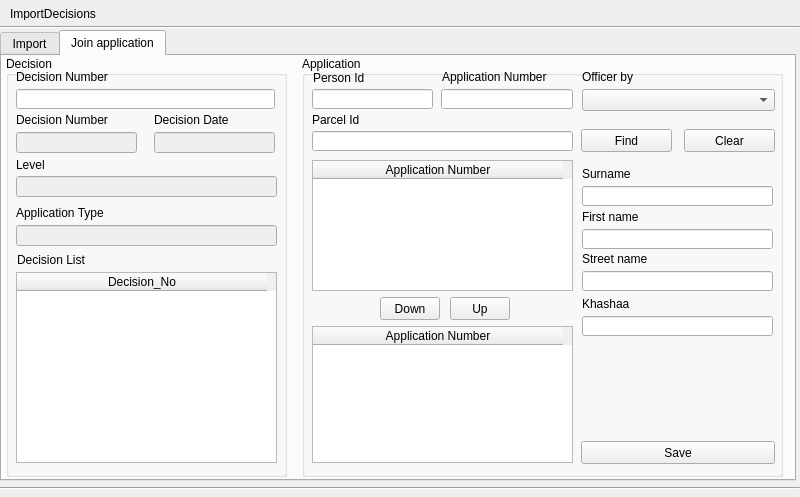
<?xml version="1.0" encoding="UTF-8"?>
<ui version="4.0">
 <class>ImportDecisionDialog</class>
 <widget class="QDialog" name="ImportDecisionDialog">
  <property name="geometry">
   <rect>
    <x>0</x>
    <y>0</y>
    <width>800</width>
    <height>497</height>
   </rect>
  </property>
  <property name="minimumSize">
   <size>
    <width>800</width>
    <height>497</height>
   </size>
  </property>
  <property name="maximumSize">
   <size>
    <width>800</width>
    <height>497</height>
   </size>
  </property>
  <property name="windowTitle">
   <string>Import / View Decisions</string>
  </property>
  <widget class="Line" name="line">
   <property name="geometry">
    <rect>
     <x>0</x>
     <y>26</y>
     <width>800</width>
     <height>3</height>
    </rect>
   </property>
   <property name="orientation">
    <enum>Qt::Horizontal</enum>
   </property>
  </widget>
  <widget class="QLabel" name="label">
   <property name="geometry">
    <rect>
     <x>10</x>
     <y>8</y>
     <width>300</width>
     <height>12</height>
    </rect>
   </property>
   <property name="text">
    <string>ImportDecisions</string>
   </property>
  </widget>
  <widget class="Line" name="line_2">
   <property name="geometry">
    <rect>
     <x>0</x>
     <y>480</y>
     <width>800</width>
     <height>16</height>
    </rect>
   </property>
   <property name="orientation">
    <enum>Qt::Horizontal</enum>
   </property>
  </widget>
  <widget class="QTabWidget" name="decision_tab_widget">
   <property name="geometry">
    <rect>
     <x>0</x>
     <y>30</y>
     <width>796</width>
     <height>451</height>
    </rect>
   </property>
   <property name="currentIndex">
    <number>1</number>
   </property>
   <widget class="QWidget" name="import_dec_tab">
    <attribute name="title">
     <string>Import</string>
    </attribute>
    <widget class="QPushButton" name="close_button">
     <property name="geometry">
      <rect>
       <x>684</x>
       <y>395</y>
       <width>73</width>
       <height>23</height>
      </rect>
     </property>
     <property name="text">
      <string>Close</string>
     </property>
    </widget>
    <widget class="QPushButton" name="import_button">
     <property name="geometry">
      <rect>
       <x>594</x>
       <y>395</y>
       <width>73</width>
       <height>23</height>
      </rect>
     </property>
     <property name="text">
      <string>Import</string>
     </property>
    </widget>
    <widget class="QGroupBox" name="Landownershiptranspor">
     <property name="geometry">
      <rect>
       <x>604</x>
       <y>0</y>
       <width>178</width>
       <height>380</height>
      </rect>
     </property>
     <property name="title">
      <string>Transfer right for ownership</string>
     </property>
     <widget class="QDateEdit" name="contract_date">
      <property name="enabled">
       <bool>false</bool>
      </property>
      <property name="geometry">
       <rect>
        <x>10</x>
        <y>160</y>
        <width>126</width>
        <height>22</height>
       </rect>
      </property>
     </widget>
     <widget class="QLabel" name="label_7">
      <property name="geometry">
       <rect>
        <x>10</x>
        <y>53</y>
        <width>155</width>
        <height>16</height>
       </rect>
      </property>
      <property name="text">
       <string>Person Id</string>
      </property>
     </widget>
     <widget class="QLabel" name="label_8">
      <property name="geometry">
       <rect>
        <x>10</x>
        <y>97</y>
        <width>155</width>
        <height>16</height>
       </rect>
      </property>
      <property name="text">
       <string>Application List</string>
      </property>
     </widget>
     <widget class="QLabel" name="label_10">
      <property name="geometry">
       <rect>
        <x>10</x>
        <y>140</y>
        <width>155</width>
        <height>16</height>
       </rect>
      </property>
      <property name="text">
       <string>Contract Date</string>
      </property>
     </widget>
     <widget class="QLineEdit" name="contract_id_edit">
      <property name="enabled">
       <bool>false</bool>
      </property>
      <property name="geometry">
       <rect>
        <x>10</x>
        <y>246</y>
        <width>127</width>
        <height>20</height>
       </rect>
      </property>
     </widget>
     <widget class="QCheckBox" name="seller_buyer_checkbox">
      <property name="geometry">
       <rect>
        <x>13</x>
        <y>25</y>
        <width>161</width>
        <height>17</height>
       </rect>
      </property>
      <property name="text">
       <string>Seller/Buyer</string>
      </property>
     </widget>
     <widget class="QLabel" name="label_9">
      <property name="geometry">
       <rect>
        <x>10</x>
        <y>226</y>
        <width>155</width>
        <height>16</height>
       </rect>
      </property>
      <property name="text">
       <string>Notary Contract Id</string>
      </property>
     </widget>
     <widget class="QComboBox" name="application_cbox">
      <property name="enabled">
       <bool>false</bool>
      </property>
      <property name="geometry">
       <rect>
        <x>10</x>
        <y>117</y>
        <width>155</width>
        <height>22</height>
       </rect>
      </property>
     </widget>
     <widget class="QPushButton" name="decision_save_button">
      <property name="enabled">
       <bool>false</bool>
      </property>
      <property name="geometry">
       <rect>
        <x>20</x>
        <y>320</y>
        <width>141</width>
        <height>23</height>
       </rect>
      </property>
      <property name="text">
       <string>Natory Decision Save</string>
      </property>
     </widget>
     <widget class="QLineEdit" name="person_id_edit">
      <property name="enabled">
       <bool>false</bool>
      </property>
      <property name="geometry">
       <rect>
        <x>10</x>
        <y>73</y>
        <width>127</width>
        <height>20</height>
       </rect>
      </property>
     </widget>
     <widget class="QLineEdit" name="notary_decision_edit">
      <property name="geometry">
       <rect>
        <x>10</x>
        <y>289</y>
        <width>155</width>
        <height>20</height>
       </rect>
      </property>
      <property name="readOnly">
       <bool>true</bool>
      </property>
     </widget>
     <widget class="QLabel" name="label_11">
      <property name="geometry">
       <rect>
        <x>10</x>
        <y>269</y>
        <width>155</width>
        <height>16</height>
       </rect>
      </property>
      <property name="text">
       <string>Notary Decision Number</string>
      </property>
     </widget>
     <widget class="QLineEdit" name="notary_number_edit">
      <property name="enabled">
       <bool>false</bool>
      </property>
      <property name="geometry">
       <rect>
        <x>10</x>
        <y>204</y>
        <width>127</width>
        <height>20</height>
       </rect>
      </property>
     </widget>
     <widget class="QLabel" name="label_12">
      <property name="geometry">
       <rect>
        <x>10</x>
        <y>184</y>
        <width>155</width>
        <height>16</height>
       </rect>
      </property>
      <property name="text">
       <string>Notary Number</string>
      </property>
     </widget>
    </widget>
    <widget class="QGroupBox" name="groupBox">
     <property name="geometry">
      <rect>
       <x>4</x>
       <y>0</y>
       <width>589</width>
       <height>381</height>
      </rect>
     </property>
     <property name="title">
      <string>Import</string>
     </property>
     <widget class="QLabel" name="label_2">
      <property name="geometry">
       <rect>
        <x>30</x>
        <y>23</y>
        <width>300</width>
        <height>13</height>
       </rect>
      </property>
      <property name="text">
       <string>Decision File</string>
      </property>
     </widget>
     <widget class="QLineEdit" name="decision_file_edit">
      <property name="geometry">
       <rect>
        <x>30</x>
        <y>43</y>
        <width>231</width>
        <height>20</height>
       </rect>
      </property>
     </widget>
     <widget class="QPushButton" name="select_file_button">
      <property name="geometry">
       <rect>
        <x>280</x>
        <y>42</y>
        <width>100</width>
        <height>23</height>
       </rect>
      </property>
      <property name="text">
       <string>Select File</string>
      </property>
     </widget>
     <widget class="QLineEdit" name="decision_no_edit">
      <property name="enabled">
       <bool>false</bool>
      </property>
      <property name="geometry">
       <rect>
        <x>30</x>
        <y>94</y>
        <width>111</width>
        <height>21</height>
       </rect>
      </property>
     </widget>
     <widget class="QLineEdit" name="decision_date_edit">
      <property name="enabled">
       <bool>false</bool>
      </property>
      <property name="geometry">
       <rect>
        <x>160</x>
        <y>94</y>
        <width>101</width>
        <height>21</height>
       </rect>
      </property>
     </widget>
     <widget class="QLabel" name="label_3">
      <property name="geometry">
       <rect>
        <x>30</x>
        <y>74</y>
        <width>131</width>
        <height>16</height>
       </rect>
      </property>
      <property name="text">
       <string>Decision Number</string>
      </property>
     </widget>
     <widget class="QLabel" name="label_4">
      <property name="geometry">
       <rect>
        <x>160</x>
        <y>74</y>
        <width>93</width>
        <height>16</height>
       </rect>
      </property>
      <property name="text">
       <string>Decision Date</string>
      </property>
     </widget>
     <widget class="QComboBox" name="level_cbox">
      <property name="enabled">
       <bool>false</bool>
      </property>
      <property name="geometry">
       <rect>
        <x>280</x>
        <y>91</y>
        <width>281</width>
        <height>26</height>
       </rect>
      </property>
     </widget>
     <widget class="QLabel" name="label_5">
      <property name="geometry">
       <rect>
        <x>280</x>
        <y>71</y>
        <width>256</width>
        <height>20</height>
       </rect>
      </property>
      <property name="text">
       <string>Level</string>
      </property>
     </widget>
     <widget class="QGroupBox" name="documents_groupbox">
      <property name="geometry">
       <rect>
        <x>270</x>
        <y>170</y>
        <width>301</width>
        <height>181</height>
       </rect>
      </property>
      <property name="title">
       <string>Attached Document(s)</string>
      </property>
      <widget class="QListWidget" name="document_twidget">
       <property name="geometry">
        <rect>
         <x>10</x>
         <y>30</y>
         <width>196</width>
         <height>141</height>
        </rect>
       </property>
       <property name="editTriggers">
        <set>QAbstractItemView::NoEditTriggers</set>
       </property>
      </widget>
      <widget class="QPushButton" name="add_document_button">
       <property name="enabled">
        <bool>false</bool>
       </property>
       <property name="geometry">
        <rect>
         <x>213</x>
         <y>65</y>
         <width>81</width>
         <height>32</height>
        </rect>
       </property>
       <property name="text">
        <string>Add</string>
       </property>
      </widget>
      <widget class="QPushButton" name="delete_document_button">
       <property name="enabled">
        <bool>false</bool>
       </property>
       <property name="geometry">
        <rect>
         <x>213</x>
         <y>130</y>
         <width>81</width>
         <height>32</height>
        </rect>
       </property>
       <property name="text">
        <string>Delete</string>
       </property>
      </widget>
      <widget class="QPushButton" name="view_document_button">
       <property name="enabled">
        <bool>false</bool>
       </property>
       <property name="geometry">
        <rect>
         <x>213</x>
         <y>98</y>
         <width>81</width>
         <height>32</height>
        </rect>
       </property>
       <property name="text">
        <string>View</string>
       </property>
      </widget>
      <widget class="QPushButton" name="load_document_button">
       <property name="enabled">
        <bool>false</bool>
       </property>
       <property name="geometry">
        <rect>
         <x>213</x>
         <y>32</y>
         <width>81</width>
         <height>32</height>
        </rect>
       </property>
       <property name="text">
        <string>Load</string>
       </property>
      </widget>
     </widget>
     <widget class="QTreeWidget" name="result_tree_widget">
      <property name="geometry">
       <rect>
        <x>30</x>
        <y>131</y>
        <width>231</width>
        <height>221</height>
       </rect>
      </property>
      <column>
       <property name="text">
        <string>Result Log</string>
       </property>
      </column>
     </widget>
     <widget class="QLabel" name="label_6">
      <property name="geometry">
       <rect>
        <x>280</x>
        <y>121</y>
        <width>91</width>
        <height>16</height>
       </rect>
      </property>
      <property name="text">
       <string>Imported by</string>
      </property>
     </widget>
     <widget class="QLineEdit" name="import_by_edit">
      <property name="enabled">
       <bool>false</bool>
      </property>
      <property name="geometry">
       <rect>
        <x>280</x>
        <y>141</y>
        <width>197</width>
        <height>21</height>
       </rect>
      </property>
     </widget>
     <widget class="QPushButton" name="error_details_button">
      <property name="enabled">
       <bool>false</bool>
      </property>
      <property name="geometry">
       <rect>
        <x>27</x>
        <y>350</y>
        <width>151</width>
        <height>23</height>
       </rect>
      </property>
      <property name="text">
       <string>Error Details</string>
      </property>
     </widget>
    </widget>
    <widget class="QPushButton" name="help_button">
     <property name="geometry">
      <rect>
       <x>360</x>
       <y>395</y>
       <width>89</width>
       <height>23</height>
      </rect>
     </property>
     <property name="text">
      <string>?</string>
     </property>
    </widget>
    <widget class="QLabel" name="status_label">
     <property name="geometry">
      <rect>
       <x>10</x>
       <y>390</y>
       <width>341</width>
       <height>21</height>
      </rect>
     </property>
     <property name="text">
      <string/>
     </property>
    </widget>
    <widget class="QPushButton" name="sent_to_ubeg_button">
     <property name="geometry">
      <rect>
       <x>462</x>
       <y>395</y>
       <width>121</width>
       <height>23</height>
      </rect>
     </property>
     <property name="text">
      <string>Sent to UBEG</string>
     </property>
    </widget>
   </widget>
   <widget class="QWidget" name="join_app_tab">
    <attribute name="title">
     <string>Join application</string>
    </attribute>
    <widget class="QGroupBox" name="groupBox_2">
     <property name="geometry">
      <rect>
       <x>4</x>
       <y>0</y>
       <width>281</width>
       <height>421</height>
      </rect>
     </property>
     <property name="title">
      <string>Decision</string>
     </property>
     <widget class="QLabel" name="label_17">
      <property name="geometry">
       <rect>
        <x>10</x>
        <y>56</y>
        <width>131</width>
        <height>16</height>
       </rect>
      </property>
      <property name="text">
       <string>Decision Number</string>
      </property>
     </widget>
     <widget class="QLineEdit" name="decision_no_search_edit">
      <property name="geometry">
       <rect>
        <x>10</x>
        <y>33</y>
        <width>259</width>
        <height>20</height>
       </rect>
      </property>
     </widget>
     <widget class="QLineEdit" name="decision_date_result_edit">
      <property name="enabled">
       <bool>false</bool>
      </property>
      <property name="geometry">
       <rect>
        <x>148</x>
        <y>76</y>
        <width>121</width>
        <height>21</height>
       </rect>
      </property>
     </widget>
     <widget class="QLabel" name="label_16">
      <property name="geometry">
       <rect>
        <x>10</x>
        <y>99</y>
        <width>256</width>
        <height>20</height>
       </rect>
      </property>
      <property name="text">
       <string>Level</string>
      </property>
     </widget>
     <widget class="QTableWidget" name="decision_result_twidget">
      <property name="geometry">
       <rect>
        <x>10</x>
        <y>216</y>
        <width>261</width>
        <height>191</height>
       </rect>
      </property>
      <attribute name="horizontalHeaderDefaultSectionSize">
       <number>250</number>
      </attribute>
      <column>
       <property name="text">
        <string>Decision_No</string>
       </property>
      </column>
     </widget>
     <widget class="QLineEdit" name="decision_no_result_edit">
      <property name="enabled">
       <bool>false</bool>
      </property>
      <property name="geometry">
       <rect>
        <x>10</x>
        <y>76</y>
        <width>121</width>
        <height>21</height>
       </rect>
      </property>
     </widget>
     <widget class="QLabel" name="label_15">
      <property name="geometry">
       <rect>
        <x>148</x>
        <y>56</y>
        <width>121</width>
        <height>16</height>
       </rect>
      </property>
      <property name="text">
       <string>Decision Date</string>
      </property>
     </widget>
     <widget class="QLineEdit" name="application_type_edit">
      <property name="enabled">
       <bool>false</bool>
      </property>
      <property name="geometry">
       <rect>
        <x>10</x>
        <y>169</y>
        <width>261</width>
        <height>21</height>
       </rect>
      </property>
     </widget>
     <widget class="QLabel" name="label_18">
      <property name="geometry">
       <rect>
        <x>10</x>
        <y>149</y>
        <width>261</width>
        <height>16</height>
       </rect>
      </property>
      <property name="text">
       <string>Application Type</string>
      </property>
     </widget>
     <widget class="QLabel" name="label_13">
      <property name="geometry">
       <rect>
        <x>10</x>
        <y>13</y>
        <width>201</width>
        <height>16</height>
       </rect>
      </property>
      <property name="text">
       <string>Decision Number</string>
      </property>
     </widget>
     <widget class="QLabel" name="label_14">
      <property name="geometry">
       <rect>
        <x>11</x>
        <y>196</y>
        <width>201</width>
        <height>16</height>
       </rect>
      </property>
      <property name="text">
       <string>Decision List</string>
      </property>
     </widget>
     <widget class="QLineEdit" name="level_result_edit">
      <property name="enabled">
       <bool>false</bool>
      </property>
      <property name="geometry">
       <rect>
        <x>10</x>
        <y>120</y>
        <width>261</width>
        <height>21</height>
       </rect>
      </property>
     </widget>
    </widget>
    <widget class="QGroupBox" name="groupBox_3">
     <property name="geometry">
      <rect>
       <x>300</x>
       <y>0</y>
       <width>481</width>
       <height>421</height>
      </rect>
     </property>
     <property name="title">
      <string>Application</string>
     </property>
     <widget class="QLineEdit" name="person_id_find_edit">
      <property name="geometry">
       <rect>
        <x>10</x>
        <y>33</y>
        <width>121</width>
        <height>20</height>
       </rect>
      </property>
     </widget>
     <widget class="QPushButton" name="app_cancel_button">
      <property name="geometry">
       <rect>
        <x>148</x>
        <y>241</y>
        <width>60</width>
        <height>23</height>
       </rect>
      </property>
      <property name="text">
       <string>Up</string>
      </property>
     </widget>
     <widget class="QPushButton" name="app_join_button">
      <property name="enabled">
       <bool>true</bool>
      </property>
      <property name="geometry">
       <rect>
        <x>78</x>
        <y>241</y>
        <width>60</width>
        <height>23</height>
       </rect>
      </property>
      <property name="text">
       <string>Down</string>
      </property>
     </widget>
     <widget class="QLabel" name="label_19">
      <property name="geometry">
       <rect>
        <x>11</x>
        <y>14</y>
        <width>121</width>
        <height>16</height>
       </rect>
      </property>
      <property name="text">
       <string>Person Id</string>
      </property>
     </widget>
     <widget class="QTableWidget" name="result_app_twidget">
      <property name="geometry">
       <rect>
        <x>10</x>
        <y>104</y>
        <width>261</width>
        <height>131</height>
       </rect>
      </property>
      <attribute name="horizontalHeaderDefaultSectionSize">
       <number>250</number>
      </attribute>
      <column>
       <property name="text">
        <string>Application Number</string>
       </property>
      </column>
     </widget>
     <widget class="QTableWidget" name="join_app_twidget">
      <property name="geometry">
       <rect>
        <x>10</x>
        <y>270</y>
        <width>261</width>
        <height>137</height>
       </rect>
      </property>
      <attribute name="horizontalHeaderDefaultSectionSize">
       <number>250</number>
      </attribute>
      <column>
       <property name="text">
        <string>Application Number</string>
       </property>
      </column>
     </widget>
     <widget class="QLineEdit" name="app_no_find_edit">
      <property name="geometry">
       <rect>
        <x>139</x>
        <y>33</y>
        <width>132</width>
        <height>20</height>
       </rect>
      </property>
     </widget>
     <widget class="QLabel" name="label_20">
      <property name="geometry">
       <rect>
        <x>140</x>
        <y>13</y>
        <width>131</width>
        <height>16</height>
       </rect>
      </property>
      <property name="text">
       <string>Application Number</string>
      </property>
     </widget>
     <widget class="QLabel" name="label_21">
      <property name="geometry">
       <rect>
        <x>280</x>
        <y>13</y>
        <width>191</width>
        <height>16</height>
       </rect>
      </property>
      <property name="text">
       <string>Officer by</string>
      </property>
     </widget>
     <widget class="QComboBox" name="officer_by_find_cbox">
      <property name="geometry">
       <rect>
        <x>280</x>
        <y>33</y>
        <width>193</width>
        <height>22</height>
       </rect>
      </property>
     </widget>
     <widget class="QLabel" name="label_22">
      <property name="geometry">
       <rect>
        <x>10</x>
        <y>56</y>
        <width>261</width>
        <height>16</height>
       </rect>
      </property>
      <property name="text">
       <string>Parcel Id</string>
      </property>
     </widget>
     <widget class="QPushButton" name="app_find_button">
      <property name="geometry">
       <rect>
        <x>279</x>
        <y>73</y>
        <width>91</width>
        <height>23</height>
       </rect>
      </property>
      <property name="text">
       <string>Find</string>
      </property>
     </widget>
     <widget class="QLineEdit" name="parcel_id_find_edit">
      <property name="geometry">
       <rect>
        <x>10</x>
        <y>75</y>
        <width>261</width>
        <height>20</height>
       </rect>
      </property>
     </widget>
     <widget class="QPushButton" name="clear_button">
      <property name="geometry">
       <rect>
        <x>382</x>
        <y>73</y>
        <width>91</width>
        <height>23</height>
       </rect>
      </property>
      <property name="text">
       <string>Clear</string>
      </property>
     </widget>
     <widget class="QPushButton" name="save_button">
      <property name="enabled">
       <bool>true</bool>
      </property>
      <property name="geometry">
       <rect>
        <x>279</x>
        <y>385</y>
        <width>194</width>
        <height>23</height>
       </rect>
      </property>
      <property name="text">
       <string>Save</string>
      </property>
     </widget>
     <widget class="QLabel" name="label_23">
      <property name="geometry">
       <rect>
        <x>280</x>
        <y>110</y>
        <width>191</width>
        <height>16</height>
       </rect>
      </property>
      <property name="text">
       <string>Surname</string>
      </property>
     </widget>
     <widget class="QLineEdit" name="surname_edit">
      <property name="geometry">
       <rect>
        <x>280</x>
        <y>130</y>
        <width>191</width>
        <height>20</height>
       </rect>
      </property>
     </widget>
     <widget class="QLineEdit" name="firstname_edit">
      <property name="geometry">
       <rect>
        <x>280</x>
        <y>173</y>
        <width>191</width>
        <height>20</height>
       </rect>
      </property>
     </widget>
     <widget class="QLabel" name="label_24">
      <property name="geometry">
       <rect>
        <x>280</x>
        <y>153</y>
        <width>191</width>
        <height>16</height>
       </rect>
      </property>
      <property name="text">
       <string>First name</string>
      </property>
     </widget>
     <widget class="QLabel" name="label_25">
      <property name="geometry">
       <rect>
        <x>280</x>
        <y>195</y>
        <width>191</width>
        <height>16</height>
       </rect>
      </property>
      <property name="text">
       <string>Street name</string>
      </property>
     </widget>
     <widget class="QLineEdit" name="streetname_edit">
      <property name="geometry">
       <rect>
        <x>280</x>
        <y>215</y>
        <width>191</width>
        <height>20</height>
       </rect>
      </property>
     </widget>
     <widget class="QLabel" name="label_26">
      <property name="geometry">
       <rect>
        <x>280</x>
        <y>240</y>
        <width>191</width>
        <height>16</height>
       </rect>
      </property>
      <property name="text">
       <string>Khashaa</string>
      </property>
     </widget>
     <widget class="QLineEdit" name="khashaa_edit">
      <property name="geometry">
       <rect>
        <x>280</x>
        <y>260</y>
        <width>191</width>
        <height>20</height>
       </rect>
      </property>
     </widget>
    </widget>
   </widget>
  </widget>
 </widget>
 <resources/>
 <connections/>
</ui>
